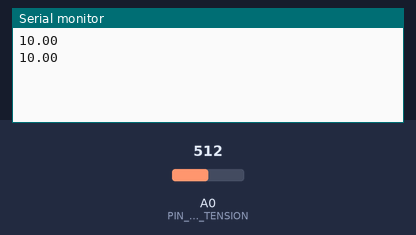
Recording of a sketch running on a simulated Arduino Uno, built with avr-gcc and run on an emulated ATmega328P. On the bench: the last lines printed to the serial monitor. The inputs (shaded band) are chosen by the test bench; at power-on: A0 (PIN_MESURE_TENSION) = 512.

Above: at 1.8 s.
1.9 s: A0 (PIN_MESURE_TENSION) set to 716
At 2.8 s:
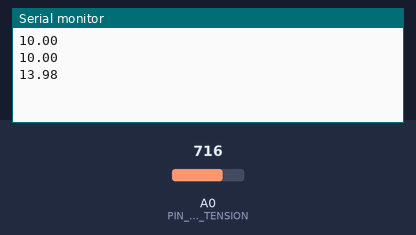
3.4 s: A0 (PIN_MESURE_TENSION) set to 900
At 4.7 s:
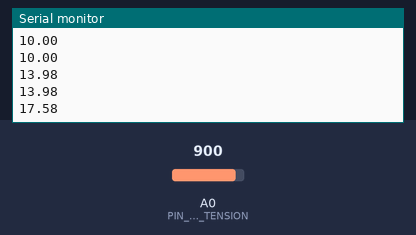
Timing chart, 0 to 6.4 s (numbered marks = the images above; inputs shaded):
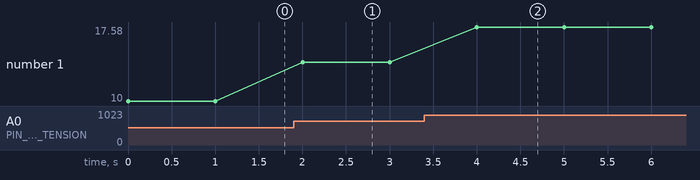

Measured:
- after the input at 1.9 s, the serial monitor: prints a new line after 0.10 s (image 1)
- after the input at 3.4 s, the serial monitor: prints a new line after 0.60 s (image 2)
- plotted number 1: 10 → 13.98 after the input at 1.9 s, 13.98 → 17.58 after the input at 3.4 s

The sketch:

v3.ino
```cpp
#define PIN_MESURE_TENSION A0
#define R1 2000
#define R2 560

float calculVin(float tensionVOUT){

  float tensionVIN;

  tensionVOUT = 5.0F/1024.0F*tensionVOUT;
  tensionVIN = tensionVOUT*((R1+R2)/R2);

  return tensionVIN;

}

void setup() {

  Serial.begin(9600);
  pinMode(PIN_MESURE_TENSION, INPUT);

}

void loop() {

  uint16_t mesureAnalogique = analogRead(PIN_MESURE_TENSION);
  Serial.println(calculVin(mesureAnalogique));
  delay(1000);
}
```
